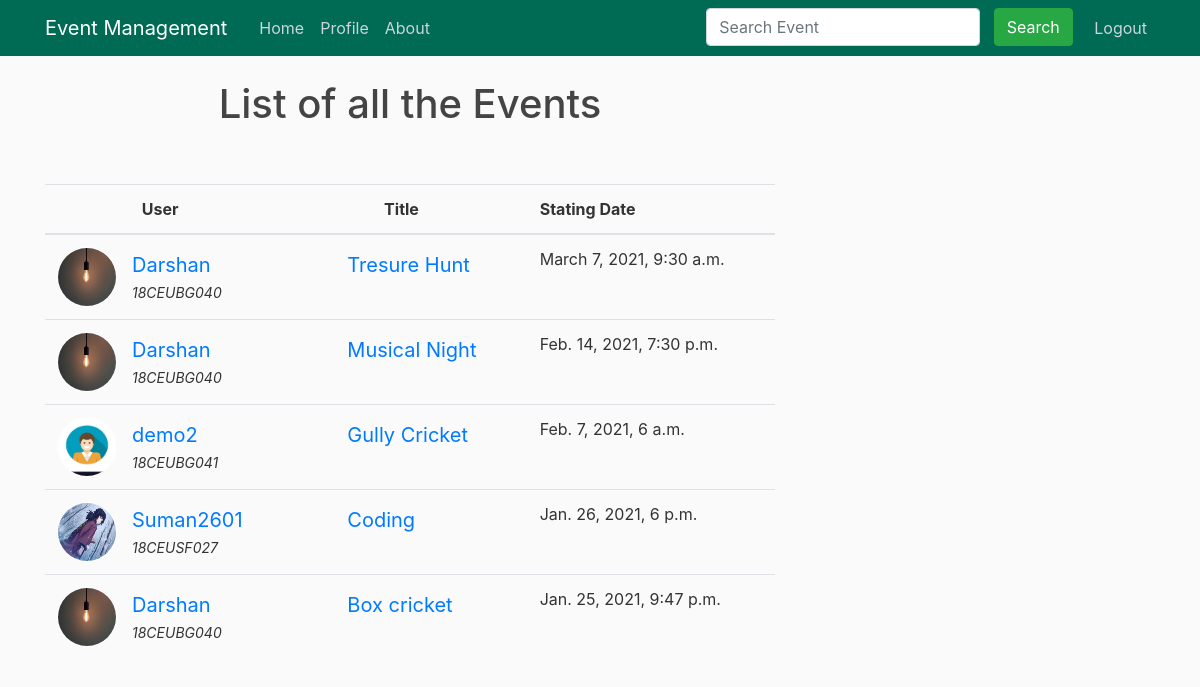
Screenshot of / (signed in) with the database file from the repository.
### event/models.py (models this page shows, shortened)
class Eventlist(models.Model):
    postby = models.ForeignKey(User, on_delete=models.CASCADE, null=True)
    thumbnail = models.ImageField(
        default='event.jpg', null=True, blank=True, upload_to='events_thumbnail')
    title = models.CharField(max_length=100)
    description = models.TextField()
    organizer = models.CharField(max_length=100)
    joiningfees = models.CharField(max_length=10)
    pricemoney = models.CharField(max_length=10)
    members = models.CharField(max_length=5, null=True)
    link = models.CharField(max_length=100)
    Eventtime = models.CharField(max_length=20)
    venue = models.TextField()
    StartingDate = models.DateTimeField(blank=False, null=True)
    Endingdate = models.DateTimeField(blank=False, null=True)
    Category = models.CharField(max_length=50, default="")
    numberofseats = models.CharField(max_length=50, null=True)

### users/models.py (models this page shows, shortened)
class Profile(models.Model):
    user = models.OneToOneField(User, on_delete=models.CASCADE)
    usertype = models.CharField(
        choices=USER_TYPE, max_length=10, default='Attendee', null=True)
    image = models.ImageField(default='default.jpg', upload_to='profile_pics')
    idcard = models.ImageField(default='default.jpg', upload_to="idcard")
    idnumber = models.CharField(default="", max_length=50)
    numberofupdates = models.CharField(default='0', null=True, max_length=100)
    about = models.TextField()

### event/views.py (the view)
# urls.py: path('', views.home, name='event-home'),
@login_required
def home(request):
    requser = request.user
    if requser.profile.usertype == "Organizer":
        if request.method == 'POST':
            postby = request.user
            event_title = request.POST['event_title']
            category = request.POST['Category']
            description = request.POST['description']
            organizer = request.POST['organizer']
            venue = request.POST['venue']
            starting_date = request.POST['starting_date']
            ending_date = request.POST['ending_date']
            duration = request.POST['duration']
            fee = request.POST['fee']
            price = request.POST['price']
            numberofparticipants = request.POST['numberofparticipants']
            link = request.POST['link']
            numberofseats = request.POST['numberofseats']
            obj = Eventlist(postby=postby, title=event_title, description=description, organizer=organizer, joiningfees=fee, pricemoney=price, members=numberofparticipants,
                            link=link, Eventtime=duration, venue=venue, StartingDate=starting_date, Endingdate=ending_date, Category=category, numberofseats=numberofseats)
            obj.save()
            return redirect('/')
        else:
            if request.method == 'GET':
                query = request.GET.get('query')
                if query is None:
                    eventlist = Eventlist.objects.filter(
                        postby=requser).order_by('-StartingDate')
                else:
                    eventlist = Eventlist.objects.filter(
                        title__icontains=query, postby=requser)
            else:
                eventlist = Eventlist.objects.filter(
                    postby=requser).order_by('-StartingDate')
    else:
        if request.method == 'GET':
            query = request.GET.get('query')
            if query is None:
                eventlist = Eventlist.objects.all().order_by('-StartingDate')
            else:
                eventlist = Eventlist.objects.filter(title__icontains=query)
        else:
            eventlist = Eventlist.objects.all().order_by('-StartingDate')
    context = {
        'eventlist': eventlist
    }
    return render(request, 'event/home.html', context)

### event/templates/event/home.html (shortened to what this page needs)
{% extends "event/base.html" %}
{% block content %}
{%ifequal user.profile.usertype "Organizer" %}
{% include 'event/event_view.html'%}
{%else%}
<h1 style="text-align: center;">List of all the Events</h1>
<br />
<br />
<table class="table table-hover user-list">
  <thead class="thead-success">
    <tr>
      <th scope="col" style="text-align: center;">User</th>
      <th scope="col" style="text-align: center;">Title</th>
      <th scope="col">Stating Date</th>
    </tr>
  </thead>
  <tbody>
    {% for events in eventlist %}
    <tr>
      <td>
        <img src="{{events.postby.profile.image.url}}" alt="profilepic">
        <a href="/user_Details/{{events.postby.username}}" class="user-link">{{events.postby.username}}</a>
        <span class="user-subhead">{{events.postby.profile.idnumber}}</span>
      </td>
      <td><a href="/event_details/{{events.id}}" class="user-link">{{events.title}}</a></td>
      <td>{{events.StartingDate}}</td>
    </tr>
    {% endfor %}
  </tbody>
</table>
{%endifequal%}
{% endblock content %}

### event/static/event/main.css (style rules this page uses)
body { background: #fafafa; color: #333333; margin-top: 5rem; }
h1, h2, h3, h4, h5, h6 { color: #444444; }

### event/templates/event/home.html (style rules this page uses)
.user-list tbody td>img { position: relative; border-radius: 50%; width: 100px; height: 60px; border: 1px solid #ffffff; max-width: 60px; float: left; margin-right: 15px; }
.user-list tbody td .user-link { display: block; font-size: 1.25em; padding-top: 3px; margin-left: 60px; }
.user-list tbody td .user-subhead { font-size: 0.875em; font-style: italic; }

### rows the page displays
Eventlist: postby.profile.image (picture), postby.username "Darshan", postby.profile.idnumber "18CEUBG040", title "Tresure Hunt", StartingDate "March 7, 2021, 9:30 a.m."
Eventlist: postby.profile.image (picture), postby.username "Darshan", postby.profile.idnumber "18CEUBG040", title "Musical Night", StartingDate "Feb. 14, 2021, 7:30 p.m."
Eventlist: postby.profile.image (placeholder picture), postby.username "demo2", postby.profile.idnumber "18CEUBG041", title "Gully Cricket", StartingDate "Feb. 7, 2021, 6 a.m."
Eventlist: postby.profile.image (picture), postby.username "Suman2601", postby.profile.idnumber "18CEUSF027", title "Coding", StartingDate "Jan. 26, 2021, 6 p.m."
Eventlist: postby.profile.image (picture), postby.username "Darshan", postby.profile.idnumber "18CEUBG040", title "Box cricket", StartingDate "Jan. 25, 2021, 9:47 p.m."
